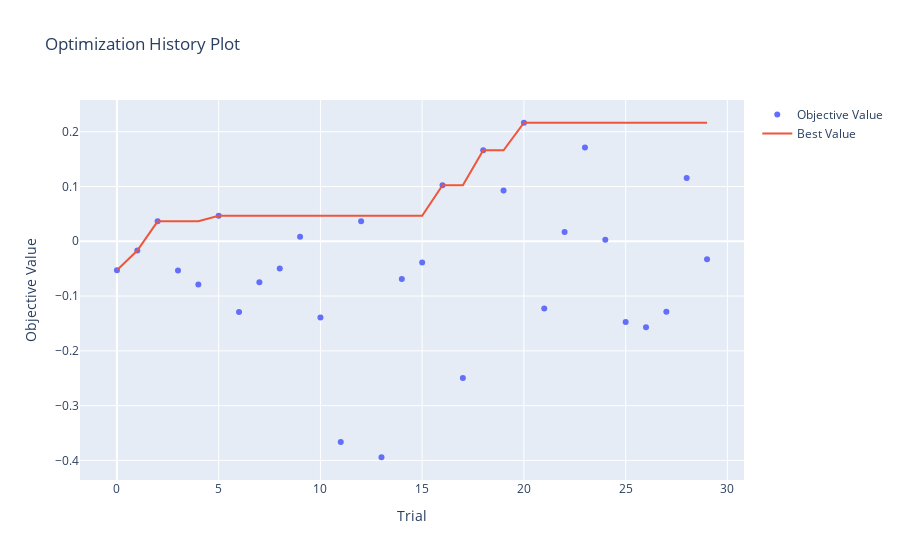

The notebook cell saved with this chart:
### Code cell
#You can see with trial, our sharpe ratio is increasing
#Certainly you can afford more number of trials for further optimization
from optuna.visualization import plot_optimization_history
plot_optimization_history(study)

### Figure 1 — Plotly figure (JSON) as saved in the notebook; plotly's stock layout.template omitted (floating-point values rounded to 4 significant figures)
{"data": [{"mode": "markers", "name": "Objective Value", "type": "scatter", "x": [0, 1, 2, 3, 4, 5, 6, 7, 8, 9, 10, 11, 12, 13, 14, 15, 16, 17, 18, 19, 20, 21, 22, 23, 24, 25, 26, 27, 28, 29], "y": [-0.05302, -0.01685, 0.03645, -0.05342, -0.07877, 0.04647, -0.1291, -0.07491, -0.04957, 0.008403, -0.1389, -0.3661, 0.03664, -0.3942, -0.06907, -0.03873, 0.1023, -0.2496, 0.1661, 0.09287, 0.2163, -0.1228, 0.01697, 0.1711, 0.00295, -0.1475, -0.1569, -0.1288, 0.1155, -0.03299]}, {"mode": "lines", "name": "Best Value", "type": "scatter", "x": [0, 1, 2, 3, 4, 5, 6, 7, 8, 9, 10, 11, 12, 13, 14, 15, 16, 17, 18, 19, 20, 21, 22, 23, 24, 25, 26, 27, 28, 29], "y": [-0.05302, -0.01685, 0.03645, 0.03645, 0.03645, 0.04647, 0.04647, 0.04647, 0.04647, 0.04647, 0.04647, 0.04647, 0.04647, 0.04647, 0.04647, 0.04647, 0.1023, 0.1023, 0.1661, 0.1661, 0.2163, 0.2163, 0.2163, 0.2163, 0.2163, 0.2163, 0.2163, 0.2163, 0.2163, 0.2163]}, {"marker": {"color": "#cccccc"}, "mode": "markers", "name": "Infeasible Trial", "showlegend": false, "type": "scatter", "x": [], "y": []}], "layout": {"title": {"text": "Optimization History Plot"}, "xaxis": {"title": {"text": "Trial"}}, "yaxis": {"title": {"text": "Objective Value"}}}}
